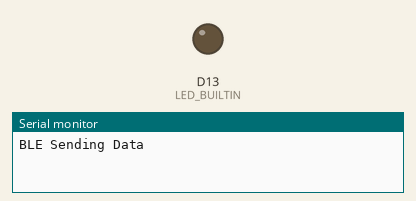
Bench run of a sketch on a simulated Arduino Nano 33 IoT. On the bench: output pins drawn as LEDs (lit = HIGH), the last lines printed to the serial monitor. Nothing arrives over Bluetooth unless stated; a phone connects over Bluetooth LE 3 s after start.

Above: at 0.1 s.
At 3.1 s:
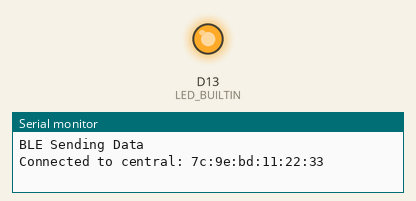
Timing chart, 0 to 4.6 s (numbered marks = the images above):
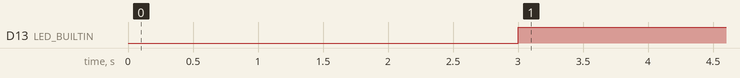

Measured:
- by itself, D13 (LED_BUILTIN): LOW → HIGH at 3.0 s

The sketch:

BLE_notify_num.ino
```cpp
#include <ArduinoBLE.h>
#include <string.h>

BLEService ledService("180B"); // BLE LED Service

BLEByteCharacteristic switchCharacteristic("2A57", BLERead | BLENotify);

void setup() {
  Serial.begin(9600);
  while (!Serial);
  pinMode(LED_BUILTIN, OUTPUT);
  digitalWrite(LED_BUILTIN, LOW);

  // begin initialization
  if (!BLE.begin()) {
    Serial.println("starting Bluetooth® Low Energy failed!");

    while (1);
  }

  // set advertised local name and service UUID:
  BLE.setLocalName("Darryl Nano 33 BLE Sense");
  BLE.setAdvertisedService(ledService);

  // add the characteristic to the service
  ledService.addCharacteristic(switchCharacteristic);

  // add service
  BLE.addService(ledService);

  // set the initial value for the characteristic:
  switchCharacteristic.writeValue(0);

  // start advertising
  BLE.advertise();

  Serial.println("BLE Sending Data");
}

void loop() {
  // listen for Bluetooth® Low Energy peripherals to connect:
  BLEDevice central = BLE.central();

  // if a central is connected to peripheral:
  if (central) {
    Serial.print("Connected to central: ");
    // print the central's MAC address:
    Serial.println(central.address());
    digitalWrite(LED_BUILTIN, HIGH);

    // while the central is still connected to peripheral:
    while (central.connected()) {
      switchCharacteristic.writeValue(3);
    }

    // when the central disconnects, print it out:
    Serial.print(F("Disconnected from central: "));
    Serial.println(central.address());
    digitalWrite(LED_BUILTIN, LOW);
  }
  }
```
